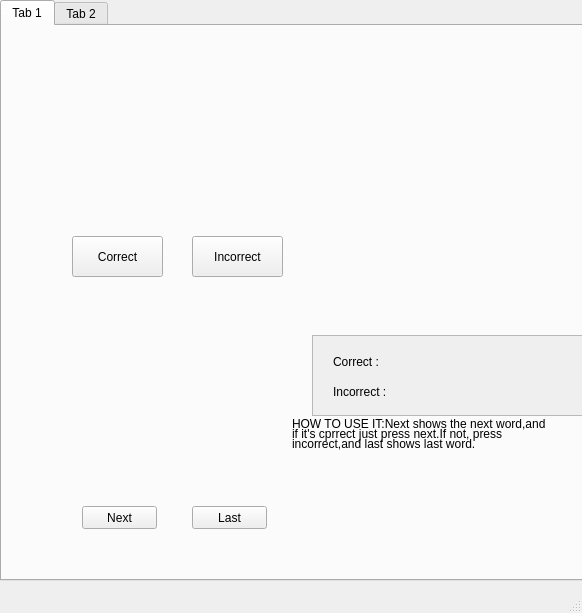
<?xml version="1.0" encoding="UTF-8"?>
<ui version="4.0">
 <class>MainWindow</class>
 <widget class="QMainWindow" name="MainWindow">
  <property name="geometry">
   <rect>
    <x>0</x>
    <y>0</y>
    <width>582</width>
    <height>613</height>
   </rect>
  </property>
  <property name="windowTitle">
   <string>MainWindow</string>
  </property>
  <widget class="QWidget" name="centralwidget">
   <widget class="QTabWidget" name="tabWidget">
    <property name="geometry">
     <rect>
      <x>0</x>
      <y>0</y>
      <width>591</width>
      <height>581</height>
     </rect>
    </property>
    <property name="currentIndex">
     <number>0</number>
    </property>
    <widget class="QWidget" name="tab">
     <attribute name="title">
      <string>Tab 1</string>
     </attribute>
     <widget class="QPushButton" name="nextButton">
      <property name="geometry">
       <rect>
        <x>80</x>
        <y>480</y>
        <width>75</width>
        <height>23</height>
       </rect>
      </property>
      <property name="text">
       <string>Next</string>
      </property>
     </widget>
     <widget class="QPushButton" name="lastButton">
      <property name="geometry">
       <rect>
        <x>190</x>
        <y>480</y>
        <width>75</width>
        <height>23</height>
       </rect>
      </property>
      <property name="text">
       <string>Last</string>
      </property>
     </widget>
     <widget class="QLabel" name="labelShowWord">
      <property name="geometry">
       <rect>
        <x>110</x>
        <y>40</y>
        <width>401</width>
        <height>91</height>
       </rect>
      </property>
      <property name="text">
       <string/>
      </property>
     </widget>
     <widget class="QScrollArea" name="scrollArea">
      <property name="geometry">
       <rect>
        <x>310</x>
        <y>309</y>
        <width>271</width>
        <height>81</height>
       </rect>
      </property>
      <property name="widgetResizable">
       <bool>true</bool>
      </property>
      <widget class="QWidget" name="scrollAreaWidgetContents">
       <property name="geometry">
        <rect>
         <x>0</x>
         <y>0</y>
         <width>269</width>
         <height>79</height>
        </rect>
       </property>
       <widget class="QLabel" name="labelIncorrect">
        <property name="geometry">
         <rect>
          <x>20</x>
          <y>40</y>
          <width>158</width>
          <height>31</height>
         </rect>
        </property>
        <property name="text">
         <string>Incorrect :</string>
        </property>
       </widget>
       <widget class="QLabel" name="labelCorrect">
        <property name="geometry">
         <rect>
          <x>20</x>
          <y>10</y>
          <width>271</width>
          <height>31</height>
         </rect>
        </property>
        <property name="text">
         <string>Correct :</string>
        </property>
       </widget>
       <widget class="QLabel" name="labelNumcorrect">
        <property name="geometry">
         <rect>
          <x>190</x>
          <y>10</y>
          <width>71</width>
          <height>31</height>
         </rect>
        </property>
        <property name="text">
         <string/>
        </property>
       </widget>
       <widget class="QLabel" name="labelNumincorrect">
        <property name="geometry">
         <rect>
          <x>190</x>
          <y>40</y>
          <width>71</width>
          <height>31</height>
         </rect>
        </property>
        <property name="text">
         <string/>
        </property>
       </widget>
      </widget>
     </widget>
     <widget class="QPushButton" name="correctButton">
      <property name="geometry">
       <rect>
        <x>70</x>
        <y>210</y>
        <width>91</width>
        <height>41</height>
       </rect>
      </property>
      <property name="text">
       <string>Correct</string>
      </property>
     </widget>
     <widget class="QPushButton" name="incorrectButton">
      <property name="geometry">
       <rect>
        <x>190</x>
        <y>210</y>
        <width>91</width>
        <height>41</height>
       </rect>
      </property>
      <property name="text">
       <string>Incorrect</string>
      </property>
     </widget>
     <widget class="QLabel" name="label_2">
      <property name="geometry">
       <rect>
        <x>290</x>
        <y>390</y>
        <width>281</width>
        <height>16</height>
       </rect>
      </property>
      <property name="text">
       <string>HOW TO USE IT:Next shows the next word,and </string>
      </property>
     </widget>
     <widget class="QLabel" name="label_3">
      <property name="geometry">
       <rect>
        <x>290</x>
        <y>400</y>
        <width>281</width>
        <height>16</height>
       </rect>
      </property>
      <property name="text">
       <string>if it's cprrect just press next.If not, press</string>
      </property>
     </widget>
     <widget class="QLabel" name="label_4">
      <property name="geometry">
       <rect>
        <x>290</x>
        <y>410</y>
        <width>281</width>
        <height>16</height>
       </rect>
      </property>
      <property name="text">
       <string>incorrect,and last shows last word.</string>
      </property>
     </widget>
    </widget>
    <widget class="QWidget" name="tab_2">
     <attribute name="title">
      <string>Tab 2</string>
     </attribute>
    </widget>
   </widget>
  </widget>
  <widget class="QMenuBar" name="menubar">
   <property name="geometry">
    <rect>
     <x>0</x>
     <y>0</y>
     <width>582</width>
     <height>23</height>
    </rect>
   </property>
  </widget>
  <widget class="QStatusBar" name="statusbar"/>
 </widget>
 <resources/>
 <connections/>
</ui>
